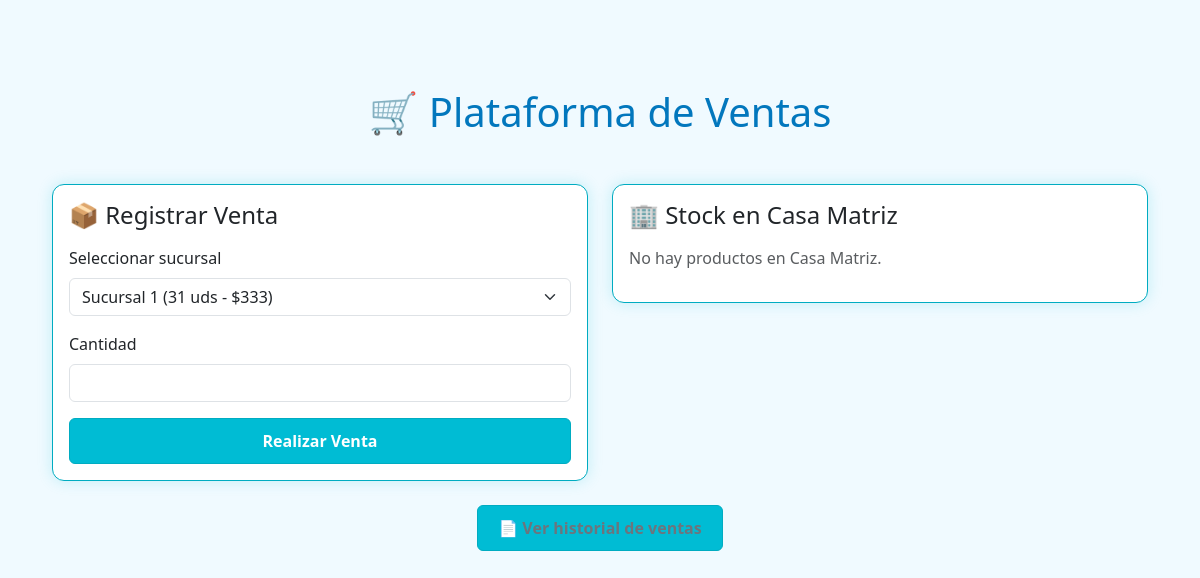
Before: / with the older database file.
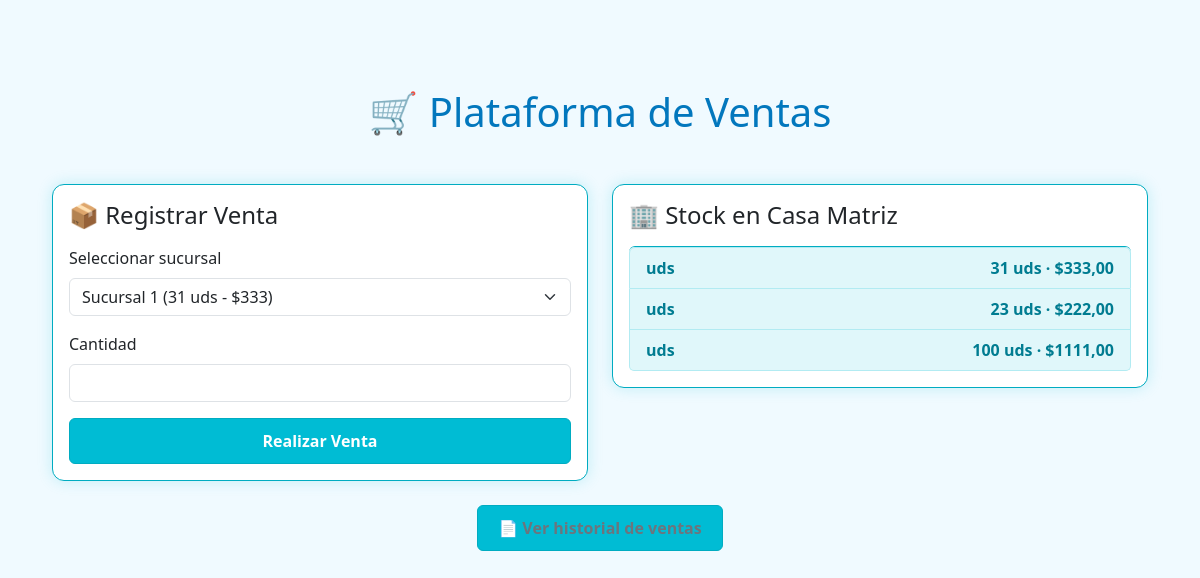
After: the same page with the newer database file.
### ventas/models.py (models this page shows)
class ProductoCasaMatriz(models.Model):
    nombre = models.CharField(max_length=100)
    cantidad = models.PositiveIntegerField()
    precio = models.DecimalField(max_digits=10, decimal_places=2)

### ventas/views.py (the view, shortened to what this page needs)
# urls.py: path('', views.vista_venta, name='vista_venta'),
def vista_venta(request):
    productos = ProductoCasaMatriz.objects.all()
    sucursales = obtener_sucursales_api()
    total = total_usd = 0
    return render(request, "ventas/venta.html", {
        "productos": productos,
        "sucursales": sucursales,
        "total": total,
        "total_usd": total_usd
    })

### ventas/views.py (called while the page is built)
def obtener_sucursales_api():
    return [
        {"id": 1, "nombre": "Sucursal 1", "cantidad": 31, "precio": 333},
        {"id": 2, "nombre": "Sucursal 2", "cantidad": 23, "precio": 222},
        {"id": 3, "nombre": "Sucursal 3", "cantidad": 100, "precio": 1111},
    ]

### ventas/templates/ventas/venta.html (shortened to what this page needs)
{% load static %}
<!DOCTYPE html>
<html lang="es">
<head>
    <link href="https://cdn.jsdelivr.net/npm/bootstrap@5.3.3/dist/css/bootstrap.min.css" rel="stylesheet">
    <link rel="stylesheet" href="{% static 'ventas/css/styles.css' %}">
</head>
<body>
<div class="container py-5">
    <h1 class="mb-4 text-center">🛒 Plataforma de Ventas</h1>
    <div class="row">
        <div class="col-md-6">
            <div class="card">
                <h4 class="card-title mb-3">📦 Registrar Venta</h4>
                <form method="post">
                    <div class="mb-3">
                        <label class="form-label">Seleccionar sucursal</label>
                        <select name="sucursal" class="form-select" required>
                            {% for s in sucursales %}
                                <option value="{{ s.id }}">
                                    {{ s.nombre }} ({{ s.cantidad }} uds - ${{ s.precio }})
                                </option>
                            {% endfor %}
                        </select>
                    </div>
                    <div class="mb-3">
                        <label class="form-label">Cantidad</label>
                        <input type="number" name="cantidad" class="form-control" required min="1">
                    </div>
                    <button type="submit" class="btn btn-primary w-100">Realizar Venta</button>
                </form>
            </div>
        </div>
        <div class="col-md-6">
            <div class="card">
                <h4 class="card-title mb-3">🏢 Stock en Casa Matriz</h4>
                {% if productos %}
                    <ul class="list-group">
                        {% for p in productos %}
                            <li class="list-group-item d-flex justify-content-between align-items-center">
                                <span>{{ p.nombre }}</span>
                                <span>{{ p.cantidad }} uds · ${{ p.precio }}</span>
                            </li>
                        {% endfor %}
                    </ul>
                {% else %}
                    <p class="text-muted">No hay productos en Casa Matriz.</p>
                {% endif %}
            </div>
        </div>
    </div>
    <div class="text-center mt-4">
        <a href="/historial/" class="btn btn-outline-secondary">📄 Ver historial de ventas</a>
    </div>
</div>
</body>
</html>

Changed rows visible on the page:
added ProductoCasaMatriz: nombre "uds", cantidad "31", precio "333,00"
added ProductoCasaMatriz: nombre "uds", cantidad "23", precio "222,00"
added ProductoCasaMatriz: nombre "uds", cantidad "100", precio "1111,00"
Other visible differences:
text no longer shown: "No hay productos en Casa Matriz."
